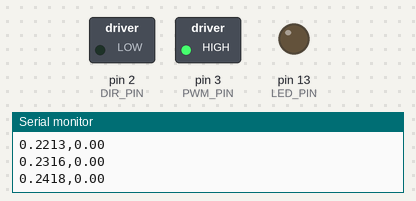
Bench run of a sketch on a simulated Arduino Uno, built with avr-gcc and run on an emulated ATmega328P. Parts: switched loads named in the sketch (green lamp = pin HIGH), output pins drawn as LEDs (lit = HIGH), the last lines printed to the serial monitor.

Above: at 0.25 s.
At 0.6 s:
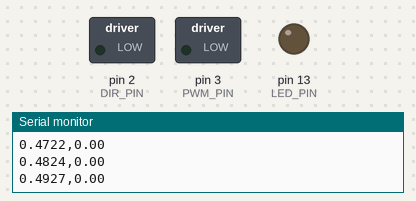
Timing chart, 0 to 2.1 s (numbered marks = the images above):
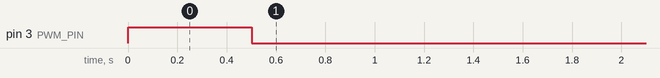

The sketch:

Short_Velocity_Measuring.ino
```cpp
// Pin Definitions
#define SENSOR_PIN 0
#define DIR_PIN    2
#define PWM_PIN    3
#define LED_PIN    13

// Encoder Definitions
#define ENC_A 18
#define ENC_B 19
#define CPR   48.0  // counts per revolution:

// Write Cutoff Time (ms)
#define CUTOFF_TIME 500

// Delays
#define SERIAL_WRITE_DELAY 10

// Struct typedefs

// Velocity calculation struct
struct velocitycalc_d
{
  unsigned long times[2];
  float positions[2];
  float velocity;
};

// Variable Declarations
long encodercount = 0;
unsigned long SerialWriteRuntime = 0;

int pwmSpeed = 255;
int motorDirection = 0;
int isStopped = 0;

velocitycalc_d velcalc;

///////////
// Setup //
///////////
void setup() {
  // Initialize pins
  pinMode(SENSOR_PIN,INPUT);
  pinMode(ENC_A,INPUT);
  pinMode(ENC_B,INPUT);

  pinMode(DIR_PIN,OUTPUT);
  pinMode(PWM_PIN,OUTPUT);
  pinMode(LED_PIN,OUTPUT);

  // Initialize the structs and shit
  initializeVelocityCalc(&velcalc);

  // Initialize interrupts
  attachInterrupt(digitalPinToInterrupt(ENC_A), handleEncoderA, CHANGE);
  attachInterrupt(digitalPinToInterrupt(ENC_B), handleEncoderB, CHANGE);

  // Start motor
  digitalWrite(DIR_PIN,motorDirection);
  analogWrite(PWM_PIN,pwmSpeed);

  // Start serial connection
  Serial.begin(250000);
  Serial.println("Time (s), Velocity (rad/s)");
}

//////////
// Loop //
//////////
void loop() {
  // Take a lot of readings
  if(millis() >= SerialWriteRuntime && isStopped == 0)
  {
    SerialWriteRuntime = millis() + SERIAL_WRITE_DELAY;
    float theta = countsToRadians(encodercount);
    float velocity = calculateVelocity(&velcalc, theta, micros());
    Serial.print(micros()/1000000.0,4);
    Serial.print(",");
    Serial.println(velocity);
    return;
  }

  // Stop time
  if(millis() >= CUTOFF_TIME && isStopped == 0)
  {
    isStopped = 1;
    digitalWrite(PWM_PIN,0);
  }

}

//////////////////////////////
// Custom defined functions //
//////////////////////////////

/*******************************************************************************
* void handleEncoderA()
*
* Encoder interrupt handler
*******************************************************************************/
void handleEncoderA()
{
  // Standard read
  int encA = digitalRead(ENC_A);
  int encB = digitalRead(ENC_B);

  encodercount += 2*(encA ^ encB) - 1;
}

/*******************************************************************************
* void handleEncoderB()
*
* Encoder interrupt handler
*******************************************************************************/
void handleEncoderB()
{
  // Standard read
  int encA = digitalRead(ENC_A);
  int encB = digitalRead(ENC_B);

  encodercount -= 2*(encA ^ encB) - 1;
}

/*******************************************************************************
* float calculateVelocity(velocitycalc_d* velcalc_ptr, float pos, unsigned long
* newtime)
*
* Calculate velocity of motor from encoder values.  Give time in microseconds.
*******************************************************************************/
float calculateVelocity(velocitycalc_d* velcalc_ptr, float pos, unsigned long newtime)
{
  velcalc_ptr->positions[1] = velcalc_ptr->positions[0];
  velcalc_ptr->positions[0] = pos;
  velcalc_ptr->times[1] = velcalc_ptr->times[0];
  velcalc_ptr->times[0] = newtime;

  float da = velcalc_ptr->positions[0]-velcalc_ptr->positions[1];
  float dt = (velcalc_ptr->times[0]-velcalc_ptr->times[1])/1000000.0;

  velcalc_ptr->velocity = da/dt;

  return velcalc_ptr->velocity;
}

/*******************************************************************************
* float countsToRadians(long counts)
*
* Convert encoder counts to radians
*******************************************************************************/
float countsToRadians(long counts)
{
  return float(counts)*2*PI/CPR;
}

/////////////////////////////////////
// Struct initialization functions //
/////////////////////////////////////

/*******************************************************************************
* void initializeVelocityCalc(velocitycalc_d* velcalc_ptr)
*
* Set all values of a velocity calculation struct to 0
*******************************************************************************/
void initializeVelocityCalc(velocitycalc_d* velcalc_ptr)
{
  for(int i=0; i<2; i++)
  {
    velcalc_ptr->times[i] = 0;
    velcalc_ptr->positions[i] = 0;
  }
  velcalc_ptr->velocity = 0.0;
}
```

Measured:
- by itself, pin 3 (PWM_PIN): HIGH → LOW at 0.50 s
